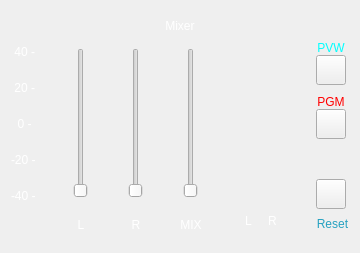
        <widget class="QWidget" name="m_pWdgtMix" native="true">
         <property name="sizePolicy">
          <sizepolicy hsizetype="Maximum" vsizetype="Maximum">
           <horstretch>0</horstretch>
           <verstretch>0</verstretch>
          </sizepolicy>
         </property>
         <property name="minimumSize">
          <size>
           <width>360</width>
           <height>250</height>
          </size>
         </property>
         <property name="maximumSize">
          <size>
           <width>400</width>
           <height>16777215</height>
          </size>
         </property>
         <layout class="QGridLayout" name="gridLayout_3">
          <item row="0" column="0">
           <layout class="QVBoxLayout" name="verticalLayout_4">
            <property name="spacing">
             <number>0</number>
            </property>
            <item>
             <widget class="QLabel" name="label_17">
              <property name="minimumSize">
               <size>
                <width>60</width>
                <height>30</height>
               </size>
              </property>
              <property name="maximumSize">
               <size>
                <width>1000</width>
                <height>30</height>
               </size>
              </property>
              <property name="styleSheet">
               <string notr="true">color: rgb(255, 255, 255);</string>
              </property>
              <property name="text">
               <string>Mixer</string>
              </property>
              <property name="alignment">
               <set>Qt::AlignCenter</set>
              </property>
             </widget>
            </item>
            <item>
             <layout class="QHBoxLayout" name="horizontalLayout_8">
              <property name="spacing">
               <number>25</number>
              </property>
              <item>
               <layout class="QVBoxLayout" name="verticalLayout_5">
                <property name="spacing">
                 <number>4</number>
                </property>
                <property name="topMargin">
                 <number>2</number>
                </property>
                <item>
                 <widget class="QLabel" name="label_12">
                  <property name="sizePolicy">
                   <sizepolicy hsizetype="Maximum" vsizetype="Maximum">
                    <horstretch>0</horstretch>
                    <verstretch>0</verstretch>
                   </sizepolicy>
                  </property>
                  <property name="minimumSize">
                   <size>
                    <width>30</width>
                    <height>30</height>
                   </size>
                  </property>
                  <property name="maximumSize">
                   <size>
                    <width>30</width>
                    <height>30</height>
                   </size>
                  </property>
                  <property name="styleSheet">
                   <string notr="true">color: rgb(255, 255, 255);</string>
                  </property>
                  <property name="text">
                   <string> 40 -</string>
                  </property>
                  <property name="alignment">
                   <set>Qt::AlignLeading|Qt::AlignLeft|Qt::AlignTop</set>
                  </property>
                 </widget>
                </item>
                <item>
                 <widget class="QLabel" name="label_13">
                  <property name="sizePolicy">
                   <sizepolicy hsizetype="Maximum" vsizetype="Maximum">
                    <horstretch>0</horstretch>
                    <verstretch>0</verstretch>
                   </sizepolicy>
                  </property>
                  <property name="minimumSize">
                   <size>
                    <width>30</width>
                    <height>30</height>
                   </size>
                  </property>
                  <property name="maximumSize">
                   <size>
                    <width>30</width>
                    <height>30</height>
                   </size>
                  </property>
                  <property name="styleSheet">
                   <string notr="true">color: rgb(255, 255, 255);</string>
                  </property>
                  <property name="text">
                   <string> 20 -</string>
                  </property>
                  <property name="alignment">
                   <set>Qt::AlignLeading|Qt::AlignLeft|Qt::AlignTop</set>
                  </property>
                 </widget>
                </item>
                <item>
                 <widget class="QLabel" name="label_14">
                  <property name="sizePolicy">
                   <sizepolicy hsizetype="Maximum" vsizetype="Maximum">
                    <horstretch>0</horstretch>
                    <verstretch>0</verstretch>
                   </sizepolicy>
                  </property>
                  <property name="minimumSize">
                   <size>
                    <width>30</width>
                    <height>30</height>
                   </size>
                  </property>
                  <property name="maximumSize">
                   <size>
                    <width>30</width>
                    <height>30</height>
                   </size>
                  </property>
                  <property name="styleSheet">
                   <string notr="true">color: rgb(255, 255, 255);</string>
                  </property>
                  <property name="text">
                   <string>  0 -</string>
                  </property>
                  <property name="alignment">
                   <set>Qt::AlignLeading|Qt::AlignLeft|Qt::AlignTop</set>
                  </property>
                 </widget>
                </item>
                <item>
                 <widget class="QLabel" name="label_15">
                  <property name="sizePolicy">
                   <sizepolicy hsizetype="Maximum" vsizetype="Maximum">
                    <horstretch>0</horstretch>
                    <verstretch>0</verstretch>
                   </sizepolicy>
                  </property>
                  <property name="minimumSize">
                   <size>
                    <width>30</width>
                    <height>30</height>
                   </size>
                  </property>
                  <property name="maximumSize">
                   <size>
                    <width>30</width>
                    <height>30</height>
                   </size>
                  </property>
                  <property name="styleSheet">
                   <string notr="true">color: rgb(255, 255, 255);</string>
                  </property>
                  <property name="text">
                   <string>-20 -</string>
                  </property>
                  <property name="alignment">
                   <set>Qt::AlignLeading|Qt::AlignLeft|Qt::AlignTop</set>
                  </property>
                 </widget>
                </item>
                <item>
                 <widget class="QLabel" name="label_16">
                  <property name="sizePolicy">
                   <sizepolicy hsizetype="Maximum" vsizetype="Maximum">
                    <horstretch>0</horstretch>
                    <verstretch>0</verstretch>
                   </sizepolicy>
                  </property>
                  <property name="minimumSize">
                   <size>
                    <width>30</width>
                    <height>30</height>
                   </size>
                  </property>
                  <property name="maximumSize">
                   <size>
                    <width>30</width>
                    <height>30</height>
                   </size>
                  </property>
                  <property name="styleSheet">
                   <string notr="true">color: rgb(255, 255, 255);</string>
                  </property>
                  <property name="text">
                   <string>-40 -</string>
                  </property>
                  <property name="alignment">
                   <set>Qt::AlignLeading|Qt::AlignLeft|Qt::AlignTop</set>
                  </property>
                 </widget>
                </item>
                <item>
                 <spacer name="horizontalSpacer_2">
                  <property name="orientation">
                   <enum>Qt::Horizontal</enum>
                  </property>
                  <property name="sizeType">
                   <enum>QSizePolicy::Maximum</enum>
                  </property>
                  <property name="sizeHint" stdset="0">
                   <size>
                    <width>40</width>
                    <height>20</height>
                   </size>
                  </property>
                 </spacer>
                </item>
               </layout>
              </item>
              <item>
               <layout class="QVBoxLayout" name="verticalLayout_7">
                <property name="spacing">
                 <number>10</number>
                </property>
                <item>
                 <widget class="CSlider" name="m_pSldLeftCtr">
                  <property name="sizePolicy">
                   <sizepolicy hsizetype="Expanding" vsizetype="Maximum">
                    <horstretch>0</horstretch>
                    <verstretch>0</verstretch>
                   </sizepolicy>
                  </property>
                  <property name="minimumSize">
                   <size>
                    <width>0</width>
                    <height>150</height>
                   </size>
                  </property>
                  <property name="layoutDirection">
                   <enum>Qt::LeftToRight</enum>
                  </property>
                  <property name="orientation">
                   <enum>Qt::Vertical</enum>
                  </property>
                 </widget>
                </item>
                <item>
                 <widget class="QLabel" name="label_18">
                  <property name="sizePolicy">
                   <sizepolicy hsizetype="Preferred" vsizetype="Maximum">
                    <horstretch>0</horstretch>
                    <verstretch>0</verstretch>
                   </sizepolicy>
                  </property>
                  <property name="minimumSize">
                   <size>
                    <width>30</width>
                    <height>20</height>
                   </size>
                  </property>
                  <property name="maximumSize">
                   <size>
                    <width>30</width>
                    <height>20</height>
                   </size>
                  </property>
                  <property name="styleSheet">
                   <string notr="true">color: rgb(255, 255, 255);</string>
                  </property>
                  <property name="text">
                   <string>L</string>
                  </property>
                  <property name="alignment">
                   <set>Qt::AlignCenter</set>
                  </property>
                 </widget>
                </item>
               </layout>
              </item>
              <item>
               <layout class="QVBoxLayout" name="verticalLayout_8">
                <property name="spacing">
                 <number>10</number>
                </property>
                <item>
                 <widget class="CSlider" name="m_pSldRightCtr">
                  <property name="sizePolicy">
                   <sizepolicy hsizetype="Expanding" vsizetype="Maximum">
                    <horstretch>0</horstretch>
                    <verstretch>0</verstretch>
                   </sizepolicy>
                  </property>
                  <property name="minimumSize">
                   <size>
                    <width>0</width>
                    <height>150</height>
                   </size>
                  </property>
                  <property name="orientation">
                   <enum>Qt::Vertical</enum>
                  </property>
                 </widget>
                </item>
                <item>
                 <widget class="QLabel" name="label_19">
                  <property name="sizePolicy">
                   <sizepolicy hsizetype="Preferred" vsizetype="Maximum">
                    <horstretch>0</horstretch>
                    <verstretch>0</verstretch>
                   </sizepolicy>
                  </property>
                  <property name="minimumSize">
                   <size>
                    <width>30</width>
                    <height>20</height>
                   </size>
                  </property>
                  <property name="maximumSize">
                   <size>
                    <width>30</width>
                    <height>20</height>
                   </size>
                  </property>
                  <property name="styleSheet">
                   <string notr="true">color: rgb(255, 255, 255);</string>
                  </property>
                  <property name="text">
                   <string>R</string>
                  </property>
                  <property name="alignment">
                   <set>Qt::AlignCenter</set>
                  </property>
                 </widget>
                </item>
               </layout>
              </item>
              <item>
               <layout class="QVBoxLayout" name="verticalLayout_9">
                <property name="spacing">
                 <number>10</number>
                </property>
                <item>
                 <widget class="CSlider" name="m_pSldPGMCtr">
                  <property name="sizePolicy">
                   <sizepolicy hsizetype="Expanding" vsizetype="Maximum">
                    <horstretch>0</horstretch>
                    <verstretch>0</verstretch>
                   </sizepolicy>
                  </property>
                  <property name="minimumSize">
                   <size>
                    <width>0</width>
                    <height>150</height>
                   </size>
                  </property>
                  <property name="focusPolicy">
                   <enum>Qt::StrongFocus</enum>
                  </property>
                  <property name="orientation">
                   <enum>Qt::Vertical</enum>
                  </property>
                 </widget>
                </item>
                <item>
                 <widget class="QLabel" name="label_20">
                  <property name="sizePolicy">
                   <sizepolicy hsizetype="Preferred" vsizetype="Maximum">
                    <horstretch>0</horstretch>
                    <verstretch>0</verstretch>
                   </sizepolicy>
                  </property>
                  <property name="minimumSize">
                   <size>
                    <width>30</width>
                    <height>20</height>
                   </size>
                  </property>
                  <property name="maximumSize">
                   <size>
                    <width>30</width>
                    <height>20</height>
                   </size>
                  </property>
                  <property name="styleSheet">
                   <string notr="true">color: rgb(255, 255, 255);</string>
                  </property>
                  <property name="text">
                   <string>MIX</string>
                  </property>
                  <property name="alignment">
                   <set>Qt::AlignCenter</set>
                  </property>
                 </widget>
                </item>
               </layout>
              </item>
              <item>
               <layout class="QVBoxLayout" name="verticalLayout_2">
                <property name="spacing">
                 <number>0</number>
                </property>
                <item>
                 <layout class="QHBoxLayout" name="horizontalLayout_7">
                  <property name="spacing">
                   <number>0</number>
                  </property>
                  <property name="sizeConstraint">
                   <enum>QLayout::SetMinAndMaxSize</enum>
                  </property>
                  <item>
                   <widget class="PGMDisplay" name="m_pWdgtPGMDisL" native="true">
                    <property name="sizePolicy">
                     <sizepolicy hsizetype="Maximum" vsizetype="Maximum">
                      <horstretch>0</horstretch>
                      <verstretch>0</verstretch>
                     </sizepolicy>
                    </property>
                    <property name="minimumSize">
                     <size>
                      <width>10</width>
                      <height>155</height>
                     </size>
                    </property>
                    <property name="layoutDirection">
                     <enum>Qt::LeftToRight</enum>
                    </property>
                   </widget>
                  </item>
                  <item>
                   <widget class="PGMDisplay" name="m_pWdgtPGMDisR" native="true">
                    <property name="sizePolicy">
                     <sizepolicy hsizetype="Maximum" vsizetype="Maximum">
                      <horstretch>0</horstretch>
                      <verstretch>0</verstretch>
                     </sizepolicy>
                    </property>
                    <property name="minimumSize">
                     <size>
                      <width>10</width>
                      <height>155</height>
                     </size>
                    </property>
                   </widget>
                  </item>
                 </layout>
                </item>
                <item>
                 <widget class="QLabel" name="label_21">
                  <property name="sizePolicy">
                   <sizepolicy hsizetype="Preferred" vsizetype="Maximum">
                    <horstretch>0</horstretch>
                    <verstretch>0</verstretch>
                   </sizepolicy>
                  </property>
                  <property name="minimumSize">
                   <size>
                    <width>60</width>
                    <height>30</height>
                   </size>
                  </property>
                  <property name="maximumSize">
                   <size>
                    <width>30</width>
                    <height>30</height>
                   </size>
                  </property>
                  <property name="styleSheet">
                   <string notr="true">color: rgb(255, 255, 255);</string>
                  </property>
                  <property name="text">
                   <string>L     R</string>
                  </property>
                  <property name="alignment">
                   <set>Qt::AlignCenter</set>
                  </property>
                 </widget>
                </item>
               </layout>
              </item>
              <item>
               <layout class="QVBoxLayout" name="verticalLayout_11">
                <property name="spacing">
                 <number>0</number>
                </property>
                <property name="bottomMargin">
                 <number>3</number>
                </property>
                <item>
                 <layout class="QVBoxLayout" name="verticalLayout_6">
                  <item>
                   <widget class="QLabel" name="label_37">
                    <property name="maximumSize">
                     <size>
                      <width>30</width>
                      <height>16777215</height>
                     </size>
                    </property>
                    <property name="styleSheet">
                     <string notr="true">color: rgb(0, 255, 255);</string>
                    </property>
                    <property name="text">
                     <string>PVW</string>
                    </property>
                    <property name="alignment">
                     <set>Qt::AlignCenter</set>
                    </property>
                   </widget>
                  </item>
                  <item>
                   <widget class="QPushButton" name="m_pBtnListen">
                    <property name="sizePolicy">
                     <sizepolicy hsizetype="Maximum" vsizetype="Maximum">
                      <horstretch>0</horstretch>
                      <verstretch>0</verstretch>
                     </sizepolicy>
                    </property>
                    <property name="minimumSize">
                     <size>
                      <width>30</width>
                      <height>30</height>
                     </size>
                    </property>
                    <property name="maximumSize">
                     <size>
                      <width>30</width>
                      <height>30</height>
                     </size>
                    </property>
                    <property name="focusPolicy">
                     <enum>Qt::NoFocus</enum>
                    </property>
                    <property name="layoutDirection">
                     <enum>Qt::LeftToRight</enum>
                    </property>
                    <property name="text">
                     <string/>
                    </property>
                   </widget>
                  </item>
                  <item>
                   <spacer name="verticalSpacer_2">
                    <property name="orientation">
                     <enum>Qt::Vertical</enum>
                    </property>
                    <property name="sizeType">
                     <enum>QSizePolicy::Fixed</enum>
                    </property>
                    <property name="sizeHint" stdset="0">
                     <size>
                      <width>30</width>
                      <height>10</height>
                     </size>
                    </property>
                   </spacer>
                  </item>
                  <item>
                   <widget class="QLabel" name="label_38">
                    <property name="maximumSize">
                     <size>
                      <width>30</width>
                      <height>16777215</height>
                     </size>
                    </property>
                    <property name="styleSheet">
                     <string notr="true">color: rgb(255, 0, 0);</string>
                    </property>
                    <property name="text">
                     <string>PGM</string>
                    </property>
                    <property name="alignment">
                     <set>Qt::AlignCenter</set>
                    </property>
                   </widget>
                  </item>
                  <item>
                   <widget class="QPushButton" name="m_pBtnListenPGM">
                    <property name="sizePolicy">
                     <sizepolicy hsizetype="Maximum" vsizetype="Maximum">
                      <horstretch>0</horstretch>
                      <verstretch>0</verstretch>
                     </sizepolicy>
                    </property>
                    <property name="minimumSize">
                     <size>
                      <width>30</width>
                      <height>30</height>
                     </size>
                    </property>
                    <property name="maximumSize">
                     <size>
                      <width>30</width>
                      <height>30</height>
                     </size>
                    </property>
                    <property name="focusPolicy">
                     <enum>Qt::NoFocus</enum>
                    </property>
                    <property name="layoutDirection">
                     <enum>Qt::LeftToRight</enum>
                    </property>
                    <property name="text">
                     <string/>
                    </property>
                   </widget>
                  </item>
                  <item>
                   <spacer name="verticalSpacer">
                    <property name="orientation">
                     <enum>Qt::Vertical</enum>
                    </property>
                    <property name="sizeHint" stdset="0">
                     <size>
                      <width>20</width>
                      <height>40</height>
                     </size>
                    </property>
                   </spacer>
                  </item>
                 </layout>
                </item>
                <item>
                 <widget class="QPushButton" name="m_pBtnReset">
                  <property name="minimumSize">
                   <size>
                    <width>30</width>
                    <height>30</height>
                   </size>
                  </property>
                  <property name="maximumSize">
                   <size>
                    <width>30</width>
                    <height>30</height>
                   </size>
                  </property>
                  <property name="focusPolicy">
                   <enum>Qt::NoFocus</enum>
                  </property>
                  <property name="styleSheet">
                   <string notr="true"/>
                  </property>
                  <property name="text">
                   <string/>
                  </property>
                 </widget>
                </item>
                <item>
                 <widget class="QLabel" name="label_23">
                  <property name="minimumSize">
                   <size>
                    <width>0</width>
                    <height>30</height>
                   </size>
                  </property>
                  <property name="maximumSize">
                   <size>
                    <width>16777215</width>
                    <height>30</height>
                   </size>
                  </property>
                  <property name="styleSheet">
                   <string notr="true">color: rgb(38, 161, 192);</string>
                  </property>
                  <property name="text">
                   <string>Reset</string>
                  </property>
                  <property name="alignment">
                   <set>Qt::AlignCenter</set>
                  </property>
                 </widget>
                </item>
               </layout>
              </item>
             </layout>
            </item>
           </layout>
          </item>
         </layout>
        </widget>
